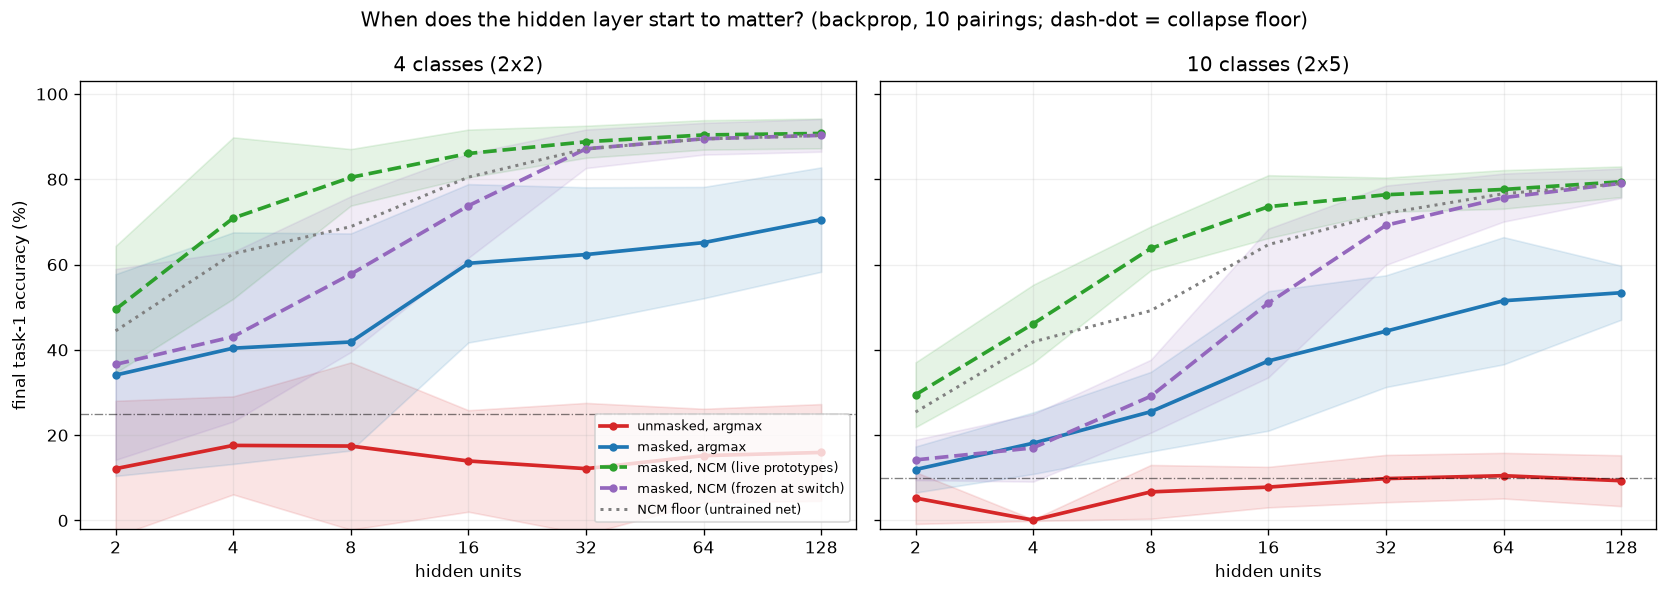

Recreate this plot in Python.
"""21_capacity_and_representation_drift

QUESTION
    At what hidden-layer width does REPRESENTATION DRIFT start to contribute to forgetting,
    rather than forgetting being entirely an output-layer effect?

WHY THIS ONE, AND WHY NOW
    Experiment 20 showed that masking the loss recovers most of task 1 (14% -> 67%), so in
    that setting forgetting is dominated by output-layer suppression. But its NCM probe sat
    flat at ~90% throughout, including BEFORE task 2 was ever trained -- which does not mean
    "the representation was preserved". It means a 64-unit random projection of MNIST 14x14
    already separates four digit classes near ceiling. The probe was saturated and had no
    dynamic range, so it could not have detected drift even if drift had occurred.

    Two consequences, and this experiment fixes both:
      1. The probe needs a floor (random-init baseline) and a version that can actually see
         movement (prototypes FROZEN at the task switch, not rebuilt at current weights).
      2. The setting needs to be made hard enough that the hidden layer is the bottleneck.
         Exp 13 says a 4-class problem is ~99% at ANY width from 16 to 256, so at hidden=64
         with 4 classes there is enormous capacity slack. If the hidden layer is never
         limiting, a learning rule -- which only changes how hidden-layer credit is assigned
         -- cannot possibly show an advantage. Every later method comparison depends on
         choosing an operating point where it can.

TEST
    Backprop only. Sweep hidden width over {2, 4, 8, 16, 32, 64, 128}, at two loads:
        4 classes  (2 tasks x 2)   -- the exp 20 setting
        10 classes (2 tasks x 5)   -- the exp 12 setting
    Crossed with loss {all classes, masked to current task}. 10 pairings per cell, same
    pairings / init / data order across every cell.

    Five readouts, so the output layer and the hidden layer are measured separately:
        argmax          argmax over all output units          (what the network answers)
        argmax_r        argmax restricted to classes in play   (removes the dead-unit artefact:
                        with out_dim=10 and 4 classes, 6 units are never a target and, under a
                        masked loss, never suppressed either -- they keep random weights and
                        can win the argmax, penalising the masked arm for no good reason)
        ncm_live        prototypes rebuilt at current weights  ("still linearly decodable?")
        ncm_frozen      prototypes snapshot at the task switch ("has the code MOVED?")
        (plus)          ncm on an UNTRAINED network of the same width, measured separately
                        as the floor. Any NCM number must be read against this.

    Also reported: hidden-code drift for task-1 images between end-of-task-1 and end-of-task-2
    (mean cosine and relative L2), which has dynamic range regardless of task difficulty.

INTERPRETATION
    ncm_live ~= random-init baseline at every width
        -> the hidden layer is not doing task-specific work; the probe is measuring the input
           distribution, not learning. Forgetting is entirely an output-layer story here.
    ncm_frozen falls while ncm_live stays flat
        -> the code MOVED but stayed decodable. This is drift that live prototypes hide, and
           it is the regime where prospective configuration should help.
    masked argmax_r falls as width shrinks
        -> capacity is now binding: removing suppression is no longer sufficient, so there is
           genuine representation interference for a learning rule to act on.
    the width at which the masked and unmasked curves converge
        -> THE OPERATING POINT for experiments 22 onward. Above it, no learning rule can show
           an effect. Report it explicitly and justify the choice in the methods chapter.

FIGURE
    21_capacity_and_representation_drift.png
    Two panels (4-class, 10-class): final task-1 accuracy vs hidden width, one line per
    readout/condition, with the random-init NCM floor drawn as a dashed reference.
"""
import sys, time
from pathlib import Path
ROOT = Path(__file__).resolve().parent.parent
sys.path.insert(0, str(ROOT))

import numpy as np
import torch
import matplotlib.pyplot as plt

from src.data import load_mnist, class_indices, make_eval_split
from src.model import Arch, Objective, replace
from src.methods import build_method
from src.runner import run_classil
from src.probes import (prototype_images, live_ncm_fn, frozen_ncm_fn, restricted_argmax_fn,
                        code_snapshot, code_drift)

# ============================ constants ============================
DEVICE     = "cuda" if torch.cuda.is_available() else "cpu"
DATA_DIR   = ROOT / "data"
FIG        = Path(__file__).resolve().with_suffix(".png")
IMG_SIZE   = 14
BASE_SEED  = 0
N_RUNS     = 10

WIDTHS        = [2, 4, 8, 16, 32, 64, 128]
LOADS         = {"4 classes (2x2)": 2, "10 classes (2x5)": 5}   # classes per task
MAX_ITERS_PER_TASK = 600
BATCH         = 32
EVAL_EVERY    = 2
EVAL_PER_CLASS  = 100
PROTO_PER_CLASS = 50

ACC_THRESHOLD = 0.75      # below the tightest budget ceiling in exp 13; see note below
STOP_PATIENCE = 3

ARCH_BASE = Arch(in_dim=IMG_SIZE * IMG_SIZE, hidden=64, out_dim=10,
                 act="tanh", bias=False, init="scaled_normal")
OBJ_FULL   = Objective(loss="mse", target="onehot", mask=False)
OBJ_MASKED = replace(OBJ_FULL, mask=True)
CONDITIONS = {"unmasked": OBJ_FULL, "masked": OBJ_MASKED}
BP_LR = 0.05

READOUTS = ["argmax", "argmax_r", "ncm_live", "ncm_frozen"]
# NOTE on ACC_THRESHOLD: at width 2-4 the threshold may be unreachable. That is a RESULT, not
# a failure -- the `reached` counter reports it and those cells fall back to the step cap.
# ==================================================================

train, test = load_mnist(size=IMG_SIZE, root=str(DATA_DIR))
cidx = class_indices(train)

final = {(ld, w, c, r): [] for ld in LOADS for w in WIDTHS for c in CONDITIONS for r in READOUTS}
floor = {(ld, w): [] for ld in LOADS for w in WIDTHS}
drift = {(ld, w, c): [] for ld in LOADS for w in WIDTHS for c in CONDITIONS}
missed = {(ld, w, c): 0 for ld in LOADS for w in WIDTHS for c in CONDITIONS}
t0 = time.time()

for ld_name, k in LOADS.items():
    for width in WIDTHS:
        arch = replace(ARCH_BASE, hidden=width)
        for run in range(N_RUNS):
            seed = BASE_SEED + run
            d = np.random.default_rng(seed).permutation(10).tolist()
            tasks = [sorted(d[:k]), sorted(d[k:2 * k])]
            classes = sorted({c for t in tasks for c in t})
            stop_ev, rep_ev = make_eval_split(test, classes, EVAL_PER_CLASS, DEVICE, seed=seed)
            proto_x, proto_y = prototype_images(train, cidx, classes, PROTO_PER_CLASS,
                                                DEVICE, seed=seed)

            # ---- the floor: NCM on an UNTRAINED net of this width -------------------
            h0 = {}
            build_method("backprop", in_dim=arch.in_dim, hidden=width, out_dim=arch.out_dim,
                         arch=arch, obj=OBJ_FULL, lr=BP_LR, seed=seed, device=DEVICE, handle=h0)
            base_fn = live_ncm_fn(h0["features"], proto_x, proto_y)
            t1_mask = torch.isin(rep_ev[1], torch.tensor(tasks[0], device=DEVICE))
            floor[(ld_name, width)].append(
                (base_fn(rep_ev[0][t1_mask]) == rep_ev[1][t1_mask]).float().mean().item())

            for cname, obj in CONDITIONS.items():
                handle, frozen_p, snap = {}, {}, {}
                step_fn, predict = build_method("backprop", in_dim=arch.in_dim, hidden=width,
                                                out_dim=arch.out_dim, arch=arch, obj=obj,
                                                lr=BP_LR, seed=seed, device=DEVICE,
                                                handle=handle)
                feats = handle["features"]

                def on_task_end(ti, step, _f=feats, _fp=frozen_p, _s=snap,
                                _px=proto_x, _py=proto_y, _t1=tasks[0]):
                    if ti != 0:
                        return
                    pf = _f(_px).detach()
                    for c in sorted(set(_py.tolist())):
                        _fp[c] = pf[_py == c].mean(0)
                    _s["code"] = code_snapshot(_f, rep_ev[0][t1_mask])

                readouts = {
                    "argmax":     predict,
                    "argmax_r":   restricted_argmax_fn(predict, classes),
                    "ncm_live":   live_ncm_fn(feats, proto_x, proto_y),
                    "ncm_frozen": frozen_ncm_fn(feats, frozen_p),
                }
                out = run_classil(step_fn, predict, tasks, train, cidx,
                                  report_eval=rep_ev, stop_eval=stop_ev, readouts=readouts,
                                  max_iters_per_task=MAX_ITERS_PER_TASK, batch=BATCH,
                                  eval_every=EVAL_EVERY, device=DEVICE,
                                  stop_threshold=ACC_THRESHOLD, stop_patience=STOP_PATIENCE,
                                  data_seed=seed, on_task_end=on_task_end)
                missed[(ld_name, width, cname)] += sum(not r for r in out["reached"])
                for r in READOUTS:
                    final[(ld_name, width, cname, r)].append(out["curves"][r][-1, 0])
                if "code" in snap:
                    drift[(ld_name, width, cname)].append(
                        code_drift(snap["code"], code_snapshot(feats, rep_ev[0][t1_mask])))

        f_ = np.mean(floor[(ld_name, width)]) * 100
        um = np.mean(final[(ld_name, width, "unmasked", "argmax_r")]) * 100
        mk = np.mean(final[(ld_name, width, "masked", "argmax_r")]) * 100
        nl = np.mean(final[(ld_name, width, "masked", "ncm_live")]) * 100
        nf = np.mean(final[(ld_name, width, "masked", "ncm_frozen")]) * 100
        print(f"{ld_name:<18} h={width:>4} | argmax_r unmask {um:5.1f} mask {mk:5.1f} | "
              f"ncm live {nl:5.1f} frozen {nf:5.1f} | random-init floor {f_:5.1f} | "
              f"{time.time() - t0:5.0f}s")

# ------------------------------- tables -------------------------------
for ld_name in LOADS:
    print("\n" + "=" * 104)
    print(f"FINAL TASK-1 ACCURACY (%)  --  {ld_name},  {N_RUNS} pairings, threshold {ACC_THRESHOLD:.0%}")
    print(f"{'hidden':>7}" + "".join(f"{c[:4] + '/' + r[:9]:>16}"
                                     for c in CONDITIONS for r in ("argmax_r", "ncm_frozen"))
          + f"{'ncm_live':>11}{'floor':>8}{'drift cos':>11}")
    for w in WIDTHS:
        row = f"{w:>7}"
        for c in CONDITIONS:
            for r in ("argmax_r", "ncm_frozen"):
                v = np.array(final[(ld_name, w, c, r)]) * 100
                row += f"{v.mean():>10.1f}+/-{v.std():>4.1f}"
        row += f"{np.mean(final[(ld_name, w, 'masked', 'ncm_live')]) * 100:>11.1f}"
        row += f"{np.mean(floor[(ld_name, w)]) * 100:>8.1f}"
        ds = drift[(ld_name, w, "unmasked")]
        row += f"{np.mean([d['cosine'] for d in ds]) if ds else float('nan'):>11.3f}"
        print(row)
    miss = {k[1:]: v for k, v in missed.items() if k[0] == ld_name and v}
    if miss:
        print(f"  threshold never reached in: {miss}")

print("\nHOW TO READ THIS")
print("  ncm_live ~= floor            -> hidden layer is doing no task-specific work")
print("  ncm_frozen << ncm_live       -> the code moved but stayed decodable (real drift)")
print("  masked argmax_r drops with w -> capacity now binding; a learning rule has room to act")
print("  pick the OPERATING POINT as the largest width where masked argmax_r is clearly")
print("  below ceiling; run experiments 22+ there, not at hidden=64.")

# ------------------------------- figure -------------------------------
fig, axes = plt.subplots(1, len(LOADS), figsize=(7 * len(LOADS), 5), sharey=True)
axes = np.atleast_1d(axes)
STYLE = {("unmasked", "argmax_r"): ("tab:red", "-", "unmasked, argmax"),
         ("masked", "argmax_r"):   ("tab:blue", "-", "masked, argmax"),
         ("masked", "ncm_live"):   ("tab:green", "--", "masked, NCM (live prototypes)"),
         ("masked", "ncm_frozen"): ("tab:purple", "--", "masked, NCM (frozen at switch)")}
for ax, ld_name in zip(axes, LOADS):
    for (c, r), (col, ls, lab) in STYLE.items():
        m = np.array([np.mean(final[(ld_name, w, c, r)]) for w in WIDTHS]) * 100
        s = np.array([np.std(final[(ld_name, w, c, r)]) for w in WIDTHS]) * 100
        ax.plot(WIDTHS, m, color=col, ls=ls, lw=2.2, marker="o", ms=4, label=lab)
        ax.fill_between(WIDTHS, m - s, m + s, color=col, alpha=0.12)
    fl = np.array([np.mean(floor[(ld_name, w)]) for w in WIDTHS]) * 100
    ax.plot(WIDTHS, fl, color="gray", ls=":", lw=1.8, label="NCM floor (untrained net)")
    ax.axhline(100 / (2 * LOADS[ld_name]), color="k", lw=0.8, ls="-.", alpha=0.5)
    ax.set_xscale("log", base=2); ax.set_xticks(WIDTHS)
    ax.set_xticklabels(WIDTHS); ax.set_xlabel("hidden units")
    ax.set_title(ld_name); ax.set_ylim(-2, 103); ax.grid(alpha=0.2)
axes[0].set_ylabel("final task-1 accuracy (%)")
axes[0].legend(fontsize=8, loc="lower right")
fig.suptitle("When does the hidden layer start to matter? (backprop, "
             f"{N_RUNS} pairings; dash-dot = collapse floor)")
fig.tight_layout(); fig.savefig(FIG, dpi=120, bbox_inches="tight")
print(f"\nsaved {FIG.name}")

np.savez(FIG.with_suffix(".npz"),
         **{f"{ld}|{w}|{c}|{r}": np.array(v) for (ld, w, c, r), v in final.items()},
         **{f"floor|{ld}|{w}": np.array(v) for (ld, w), v in floor.items()},
         widths=WIDTHS, threshold=ACC_THRESHOLD)
